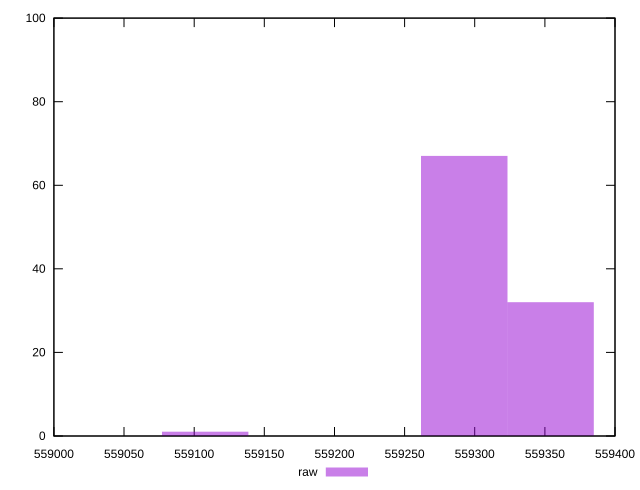

Reproduce this figure in gnuplot.
reset
set terminal svg size 640, 490 enhanced background rgb 'white'
set output "reprap/uses-long-cache-ttl/samples/pages+cached/raw/histogram.svg"

$raw <<EOF
559107.8214987563 1
559354.043153055 32
559292.4877394803 67
EOF

set key outside below
set boxwidth 61.55541357467316
set yrange [0:100]
set style fill transparent solid 0.5 noborder

plot \
  $raw title "raw" with boxes, \


reset
